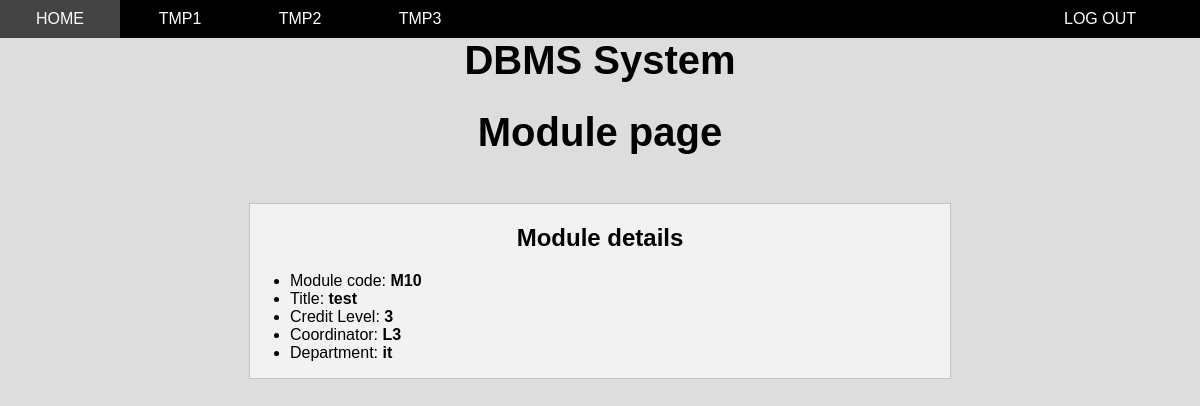
The app's page /module.php?mcode=M10 (signed in) with its own data.
### tables this page shows
CREATE TABLE `module` (
  `mcode` varchar(50) NOT NULL,
  `title` varchar(50) NOT NULL,
  `cr_level` int(11) NOT NULL,
  `coordinator_id` varchar(50) NOT NULL,
  `d_id` varchar(50) NOT NULL,
  `dep_id` varchar(50) NOT NULL,
  `semester` int(11) NOT NULL
);

CREATE TABLE `department` (
  `dep_id` varchar(50) NOT NULL,
  `name` varchar(225) NOT NULL
);

### module.php (the view, shortened to what this page needs)
<?php
if (!isset($_SESSION["id"]) || !isset($_SESSION["level"])) {
    header("Location: index.php");
    $link = "hide";
}else{
    $link = "";
}
if(isset($_GET["mcode"])){
    include_once("config.php");
    $mcode = $_GET["mcode"];
    $sql1 = "SELECT mcode, title, cr_level, coordinator_id, name FROM module INNER JOIN department ON module.dep_id=department.dep_id WHERE mcode='$mcode';";
    $result1 = mysqli_query($con, $sql1) or die(mysqli_error($con));
    if(mysqli_num_rows($result1)>0){
        $str = '';
        while($row=mysqli_fetch_assoc($result1)){
            $str .= "<li>Module code: <b>$row[mcode]</b></li>";
            $str .= "<li>Title: <b>$row[title]</b></li>";
            $str .= "<li>Credit Level: <b>$row[cr_level]</b></li>";
            $str .= "<li>Coordinator: <b>$row[coordinator_id]</b></li>";
            $str .= "<li>Department: <b>$row[name]</b></li>";
        }
    }else{
        $str = "<li>No data</li>";
    }
}
 ?>
 <!DOCTYPE html>
<html>
<head>
    <link rel="stylesheet" href="css/form.css?modified=205209">
    <link rel="stylesheet" href="css/test.css?modified=20094">
    <link rel="stylesheet" href="css/tab.css?modified=200209">
    <link rel="stylesheet" href="css/navbar.css?modified=20209">
</head>
<body>
    <ul class="navbar">
        <li class="navli activenav" onclick="active(this);"><a href="#">home</a></li>
        <li class="navli" onclick="active(this);"><a href="#">tmp1</a></li>
        <li class="navli" onclick="active(this);"><a href="#">tmp2</a></li>
        <li class="navli" onclick="active(this);"><a href="#">tmp3</a></li>
        <li class="space" onclick="active(this);"><a href="#">space</a></li>
        <li class="navli" id="logout"><a href="logout.php" class="<?php echo $link ?>">Log out</a></li>
    </ul>
    <h1>DBMS System</h1>
        <h1>Module page</h1>
        <div class="container-main2">
            <h2>Module details</h2>
            <ul>
                <?php if(isset($str)){echo $str; } ?>
            </ul>
        </div>
    </body>
</html>

### css/test.css (style rules this page uses)
html { font-family: sans-serif; background: #dddddd; }
h1 { text-align: center; font-size: 40px; }
h2 { text-align: center; }
.container-main2 { width: 700px; margin-left: auto; margin-right: auto; margin-top: 4%; margin-bottom: 50px; background: #f2f2f2; display: block; padding: 0; position: relative; border: 1px solid #c3c3c3; }

### css/navbar.css (style rules this page uses)
body { padding: 0; margin: 0; }
h1 { margin-top: 0; padding-top: 0px; }
.navbar { list-style-type: none; margin: 0; padding: 0; }
.navli { background: black; color: white; float: left; margin: 0; width: 10%; box-sizing: border-box; text-align: center; transition: .3s; }
.space { float: left; width: 45%; background: black; box-sizing: border-box; }
a { color: inherit; text-decoration: none; text-transform: uppercase; display: block; padding: 10px; }
#logout { width: 15%; padding-right: 20px; }
.activenav { background: #444444; }

### records on screen
module: mcode "M10", title "test", cr_level "3", coordinator "L3", dep.name "it"
